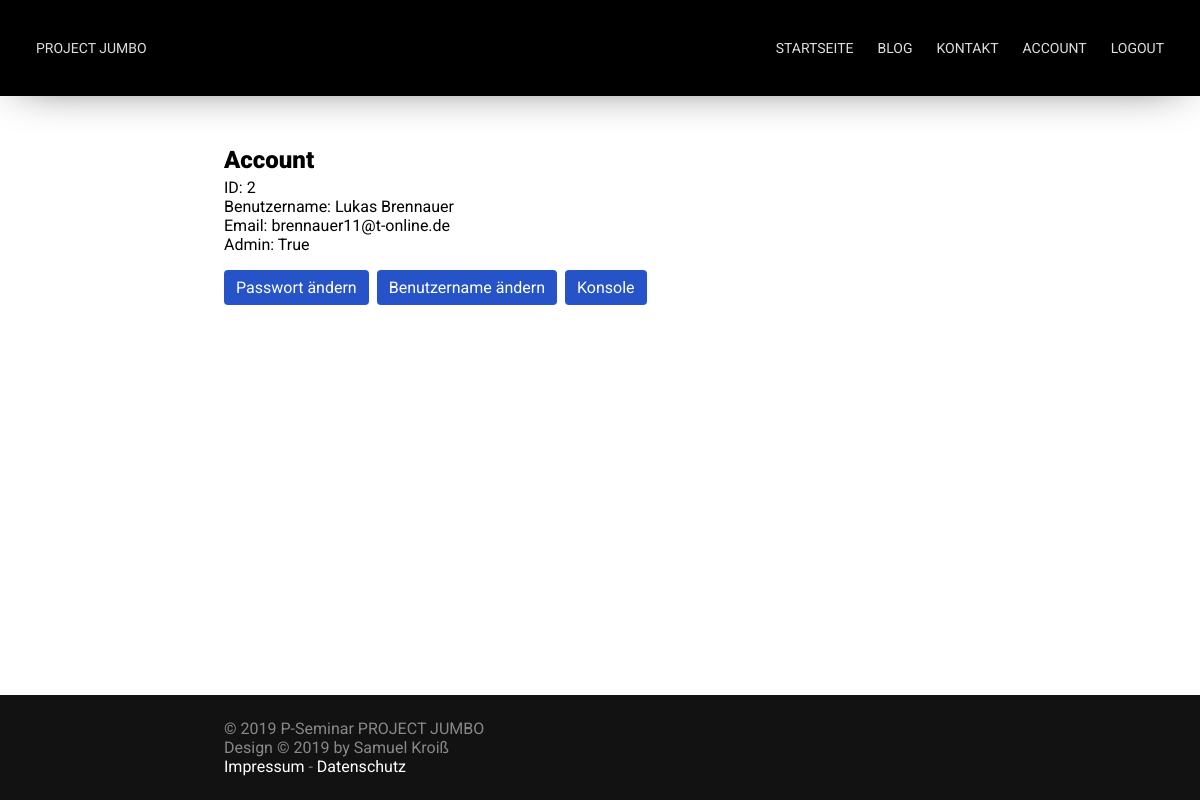
/user (signed in), run on the app's committed database.
### app/models.py (models this page shows, shortened)
class User(db.Model):
    id = db.Column(db.Integer, primary_key=True)
    username = db.Column(db.String(64), nullable=False, unique=True)
    password_hash = db.Column(db.String(120))
    email = db.Column(db.String, nullable=False, unique=True)
    admin_acc = db.Column(db.Boolean, default=False, nullable=False)
    is_active = True
    is_authenticated = True

### app/routes.py (the view)
@app.route('/user', methods=['GET'])
@login_required
def user_page():
    return render_template('user_page.html', title='User')

### app/models.py (called while the page is built)
@login.user_loader
def load_user(id):
    return User.query.get(id)

### templates/user_page.html
{% extends 'base.html' %}
{% block content %}
	<h1>Account</h1>
    <p>ID: {{ current_user.id }}</p>
    <p>Benutzername: {{ current_user.username }}</p>
    <p>Email: {{ current_user.email }}</p>
    <p>Admin: {{ current_user.admin_acc }}</p>
    <span class="button"><a href="{{ url_for('change_password') }}">Passwort ändern</a></span>
    <span class="button"><a href="{{ url_for('change_username') }}">Benutzername ändern</a></span>
    {% if current_user.admin_acc == true %}
    <span class="button"><a href="{{ url_for('admin') }}">Konsole</a></span>
    {% endif %}
{% endblock %}

### static/css/main.css (style rules this page uses)
* { margin: 0; padding: 0; font-family: 'Roboto', sans-serif; font-size: 16px; font-weight: 400; text-decoration: none; scroll-behavior: smooth; }
body { width: 100%; height: 100%; overflow-x: hidden; overflow-y: scroll; }
span.button { padding: 8px 12px; cursor: pointer; background: #2654C8; color: #FFFFFF; border: none; transition: background 200ms; box-sizing: border-box; display: inline-block; border-radius: 4px; margin: 16px 4px 16px 0; }
span.button, span.button a { color: #FFFFFF !important; }
#content a, b { display: inline; padding: 0; }
#content * a { color: #006699; }
#content h1, #content h2 { font-size: 24px; font-weight: 900; padding-bottom: 4px; }

### static/css/nav.css (style rules this page uses)
:root { --link-color: #DEDEDE; }

### data on the page
User: id "2", username "Lukas Brennauer", email "brennauer11@t-online.de", admin_acc "True"
